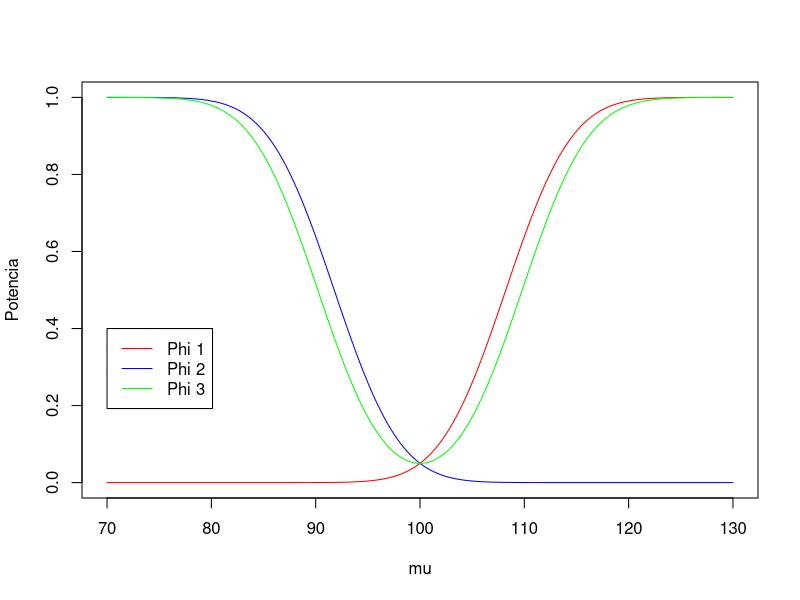

Write R code to recreate this figure.
grilla <- seq(70,130,0.1)
n <- 16

plot(grilla, 1 - pnorm( qnorm( 1 - 0.05 ) + sqrt(n)*( 100 - grilla)/20 ), col = 'red', xlab = "mu", ylab = "Potencia", type = "l" )
lines(grilla, pnorm( qnorm(0.05) + sqrt(n)*( 100 - grilla)/20 ), col = 'blue' )
lines(grilla, pnorm( qnorm(0.025) + sqrt(n)*( 100 - grilla)/20 ) + 1 - pnorm( qnorm(1 - 0.025) + sqrt(n)*( 100 - grilla)/20 ), col = 'green'  )
legend( 70, 0.40, legend = c("Phi 1","Phi 2","Phi 3"), col = c('red','blue','green'), lty = 1  )